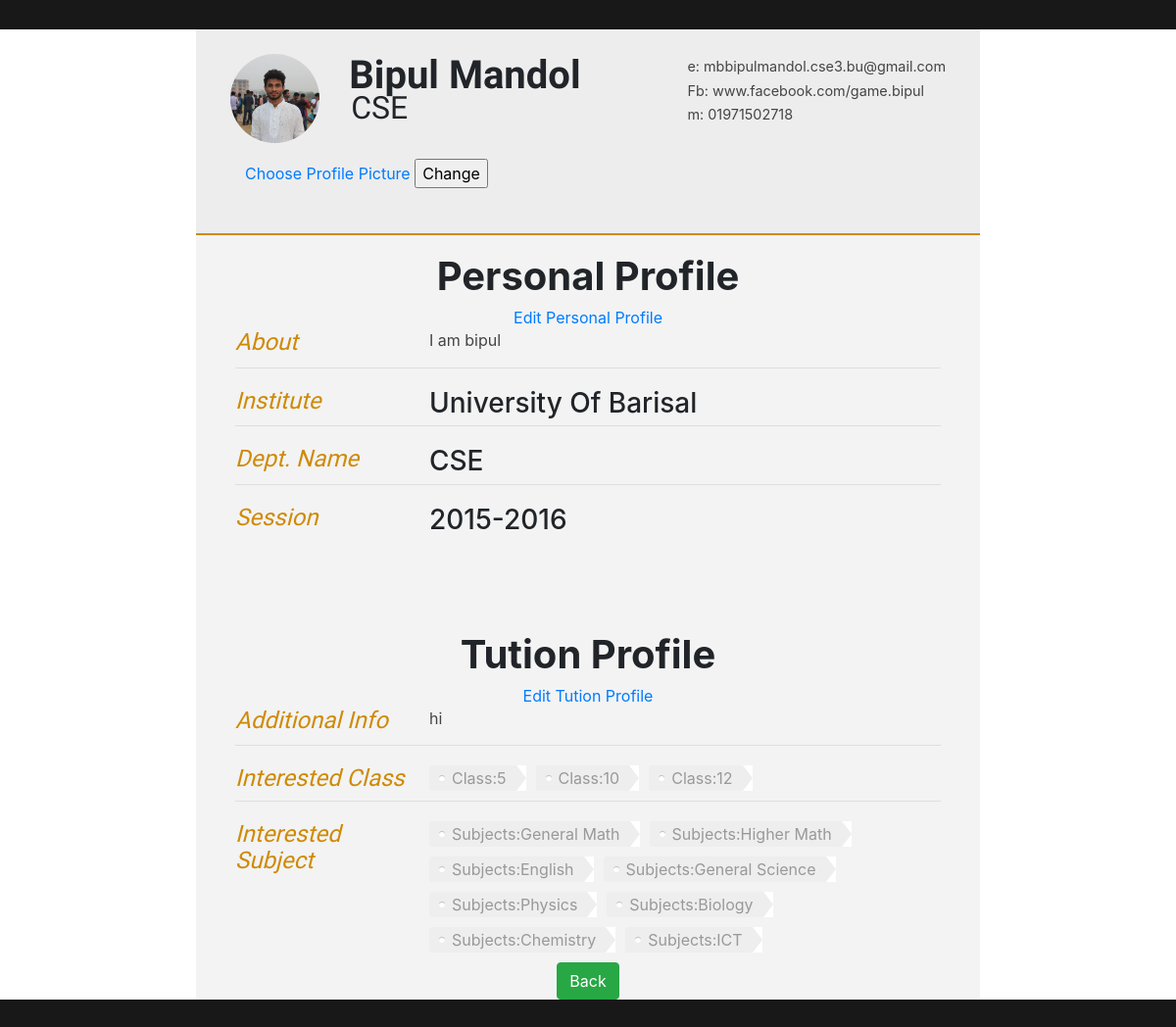
The page /userProfile.php?user=19 on the database its author committed.
### tables this page shows
CREATE TABLE `tutors` (
  `id` int(11) NOT NULL,
  `firstName` varchar(40) NOT NULL,
  `lastName` varchar(40) NOT NULL,
  `instituteName` varchar(40) NOT NULL,
  `profilePic` varchar(255) NOT NULL,
  `phnNo` decimal(30,0) NOT NULL,
  `tInform` varchar(255) NOT NULL,
  `deptName` varchar(255) NOT NULL,
  `session` varchar(30) NOT NULL,
  `email` varchar(255) NOT NULL,
  `fbId` varchar(255) NOT NULL,
  `class` varchar(255) NOT NULL,
  `sub` varchar(255) NOT NULL,
  `addInfo` varchar(255) NOT NULL
);

### userProfile.php (the view, shortened to what this page needs)
<?php
    require 'serverCon.php';
    $id=$_GET['user'];
    $query = "SELECT * FROM tutors where id=$id";
    $result=mysqli_query($link,$query);
?>
<!DOCTYPE html>
<html>
<head>
  <?php  while($row=mysqli_fetch_array($result)){
      $subQuery = "SELECT * FROM tutors WHERE id = $id";
                    $subResult=mysqli_query($link,$subQuery);
                    $subRow= mysqli_fetch_array($subResult);
                    $arr = $subRow['class'];
                    $arrResult=explode(',',$arr);
                    $arr2 = $subRow['sub'];
                    $arrResult2=explode(',',$arr2);
      ?>
<link type="text/css" rel="stylesheet" href="style.css">
<link rel="stylesheet" href="assets/bootstrap/css/bootstrap.min.css">
</head>
<body id="top">
<div id="cv" class="instaFade">
	<div class="mainDetails">
		<div id="headshot" class="quickFade">
			 <?php
                        echo '<p><img src="'.$row['profilePic'].'" media-simple></p>';
                ?>
		</div>
		<div id="name">
			<h1 class="quickFade delayTwo"> <?php echo ''.$row['firstName'].'    '.$row['lastName'].' ';?></h1>
			<h2 class="quickFade delayThree"><?php echo ''.$row['deptName'].'';?></h2>
		</div>
		<div id="contactDetails" class="quickFade delayFour">
			<ul>
				<li>e: <a><?php echo ''.$row['email'].'';?></a></li>
				<li>Fb: <a href="https://<?php echo ''.$row['fbId'].'';?> " target="_blank"><?php echo ''.$row['fbId'].'';?></a></li>
				<li>m: <?php echo '0'.$row['phnNo'].'';?></li>
			</ul>
		</div>
             <div>
                 <form class="form-horizontal" method="POST" enctype="multipart/form-data" action="profilePicUpdate.php?tutor=<?php echo $id ?>">
                <div class="form-group">
          <div class="col-sm-10">
              <a href="#" style="text-decoration: underline"><label class="control-label" for="img">Choose Profile Picture</label></a>
              <input type="submit" value="Change">
          </div>
        </div>
                 </form>
            </div>
	</div>
	<div id="mainArea" class="quickFade delayFive">
		<section>
                    <div>
                        <center>
                            <h1><b><i>Personal Profile</i></b></h1>
                            <a href="edit.php?user=<?php echo $id;?>">Edit Personal Profile</a>
                        </center>
                    </div>
			<article>
				<div class="sectionTitle">
					<h1>About</h1>
				</div>
				<div class="sectionContent">
					<p><?php echo ''.$row['tInform'].'';?></p>
				</div>
			</article>
		</section>
            <section>
			<div class="sectionTitle">
				<h1>Institute</h1>
			</div>
			<div class="sectionContent">
                            <h3><?php echo ''.$row['instituteName'].'';?></h3>
			</div>
		</section>
            <section>
			<div class="sectionTitle">
				<h1>Dept. Name</h1>
			</div>
			<div class="sectionContent">
                            <h3><?php echo ''.$row['deptName'].'';?></h3>
			</div>
		</section>
		<section>
			<div class="sectionTitle">
				<h1>Session</h1>
			</div>
			<div class="sectionContent">
                            <h3><?php echo ''.$row['session'].'';?></h3>
			</div>
                    <div class="clear"></div><br>
		</section>
            <br>
            <br>
	</div>
    <div id="mainArea" class="quickFade delayFive">
		<section>
                    <div>
                        <center>
                            <h1><b><i>Tution Profile</i></b></h1>
                             <a href="editTutionProfile.php?tutor=<?php echo $id;?>">Edit Tution Profile</a>
                        </center>
                    </div>
			<article>
				<div class="sectionTitle">
					<h1>Additional Info</h1>
				</div>
				<div class="sectionContent">
					<p><?php echo ''.$subRow['addInfo'].'';?></p>
				</div>
			</article>
		</section>
            <section>
			<div class="sectionTitle">
				<h1>Interested Class</h1>
			</div>
			<div class="sectionContent">
                            <ul class="tags">
                    <?php foreach($arrResult as $val)
                        {
                        ?>
                                <li class="tag">Class:<?php  echo "$val";?></li>
                   <?php }?>
                 </ul>
			</div>
		</section>
            <section>
			<div class="sectionTitle">
				<h1>Interested Subject</h1>
			</div>
			<div class="sectionContent" >
                           <ul class="tags">
                    <?php foreach($arrResult2 as $val2)
                        {
                        ?>
                               <li class="tag">Subjects:<?php  echo "$val2";?></li>
                   <?php }?>
                 </ul>
			</div>
		</section>
            <center><a href="index.php"><button id="back" class="btn btn-success">Back</button></a></center>
            <?php
                        }
                        ?>
	</div>
</div>
</body>
</html>

### style.css (style rules this page uses)
html,body,div,span,object,iframe,h1,h2,h3,h4,h5,h6,p,blockquote,pre,abbr,address,cite,code,del,dfn,em,img,ins,kbd,q,samp,small,strong,sub,sup,var,b,i,dl,dt,dd,ol,ul,li,fieldset,form,label,legend,table,caption,tbody,tfoot,thead,tr,th,td,article,aside,canvas,details,figcaption,figure,footer,header,hgroup,menu,nav,section,summary,time,mark,audio,video { border:0; font:inherit; font-size:100%; margin:0; padding:0; vertical-align:baseline; }
article,aside,details,figcaption,figure,footer,header,hgroup,menu,nav,section { display:block; }
html, body { background: #181818; font-family: 'Lato', helvetica, arial, sans-serif; font-size: 16px; color: #222; }
p { font-size: 1em; line-height: 1.4em; margin-bottom: 20px; color: #444; }
#cv { width: 90%; max-width: 800px; background: #f3f3f3; margin: 30px auto; }
.mainDetails { padding: 25px 35px; border-bottom: 2px solid #cf8a05; background: #ededed; }
#name h1 { font-size: 2.5em; font-weight: 700; font-family: 'Rokkitt', Helvetica, Arial, sans-serif; margin-bottom: -6px; }
#name h2 { font-size: 2em; margin-left: 2px; font-family: 'Rokkitt', Helvetica, Arial, sans-serif; }
#mainArea { padding: 0 40px; }
#headshot { width: 12.5%; float: left; margin-right: 30px; }
#headshot img { width: 100%; height: auto; -webkit-border-radius: 50px; border-radius: 50px; }
#name { float: left; }
#contactDetails { float: right; }
#contactDetails ul { list-style-type: none; font-size: 0.9em; margin-top: 2px; }
#contactDetails ul li { margin-bottom: 3px; color: #444; }
#contactDetails ul li a, a[href^=tel] { color: #444; text-decoration: none; -webkit-transition: all .3s ease-in; -moz-transition: all .3s ease-in; -o-transition: all .3s ease-in; -ms-transition: all .3s ease-in; transition: all .3s ease-in; }
section { border-top: 1px solid #dedede; padding: 20px 0 0; }
section:first-child { border-top: 0; }
.sectionTitle { float: left; width: 25%; }
.sectionContent { float: right; width: 72.5%; }
.sectionTitle h1 { font-family: 'Rokkitt', Helvetica, Arial, sans-serif; font-style: italic; font-size: 1.5em; color: #cf8a05; }
.instaFade { -webkit-animation-name: reset, fade-in; -webkit-animation-duration: 1.5s; -webkit-animation-timing-function: ease-in; -moz-animation-name: reset, fade-in; -moz-animation-duration: 1.5s; -moz-animation-timing-function: ease-in; animation-name: reset, fade-in; animation-duration: 1.5s; animation-timing-function: ease-in; }
.quickFade { -webkit-animation-name: reset, fade-in; -webkit-animation-duration: 2.5s; -webkit-animation-timing-function: ease-in; -moz-animation-name: reset, fade-in; -moz-animation-duration: 2.5s; -moz-animation-timing-function: ease-in; animation-name: reset, fade-in; animation-duration: 2.5s; animation-timing-function: ease-in; }
.delayTwo { -webkit-animation-delay: 0, 1s; -moz-animation-delay: 0, 1s; animation-delay: 0, 1s; }
.delayThree { -webkit-animation-delay: 0, 1.5s; -moz-animation-delay: 0, 1.5s; animation-delay: 0, 1.5s; }
.delayFour { -webkit-animation-delay: 0, 2s; -moz-animation-delay: 0, 2s; animation-delay: 0, 2s; }
.delayFive { -webkit-animation-delay: 0, 2.5s; -moz-animation-delay: 0, 2.5s; animation-delay: 0, 2.5s; }
.tags { list-style: none; margin: 0; overflow: hidden; padding: 0; }
.tags li { float: left; }
.tag { background: #eee; border-radius: 3px 0 0 3px; color: #999; display: inline-block; height: 26px; line-height: 26px; padding: 0 20px 0 23px; position: relative; margin: 0 10px 10px 0; text-decoration: none; -webkit-transition: color 0.2s; }
.tag::before { background: #fff; border-radius: 10px; box-shadow: inset 0 1px rgba(0, 0, 0, 0.25); content: ''; height: 6px; left: 10px; position: absolute; width: 6px; top: 10px; }
.tag::after { background: #fff; border-bottom: 13px solid transparent; border-left: 10px solid #eee; border-top: 13px solid transparent; content: ''; position: absolute; right: 0; top: 0; }

### rows shown on the page
tutors: profilePic (picture), firstName "Bipul", lastName "Mandol", deptName "CSE", email "mbbipulmandol.cse3.bu@gmail.com", fbId "www.facebook.com/game.bipul", phnNo "1971502718", tInform "I am bipul", instituteName "University Of Barisal", session "2015-2016", addInfo "hi", class "5", class "10", class "12", sub "General Math", sub "Higher Math", sub "English", sub "General Science", sub "Physics", sub "Biology", sub "Chemistry", sub "ICT"
